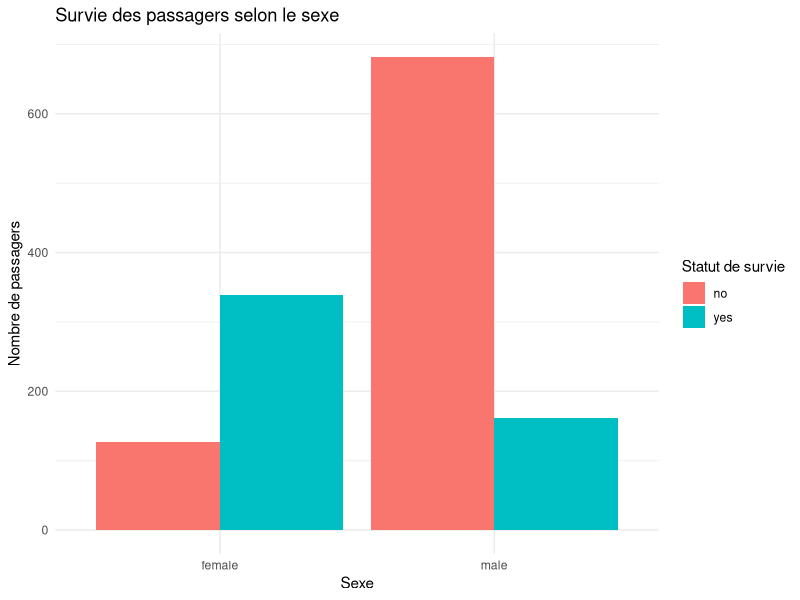
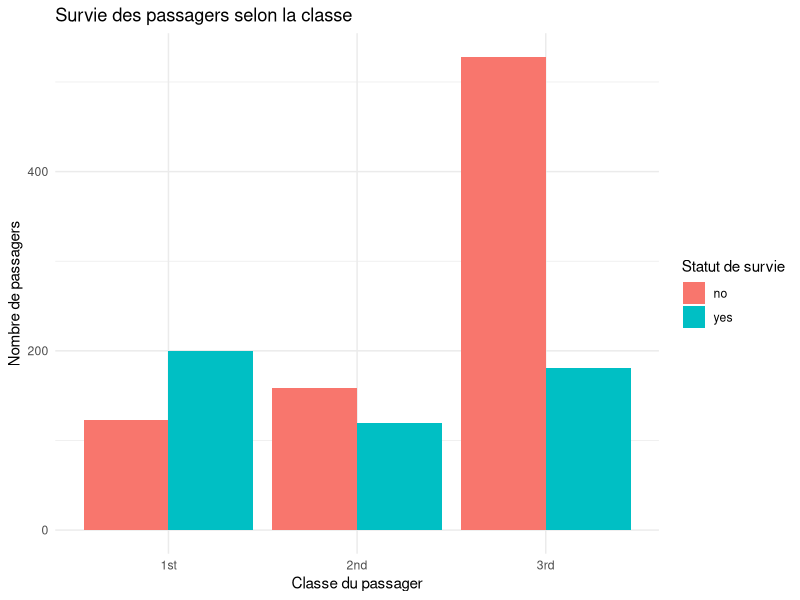
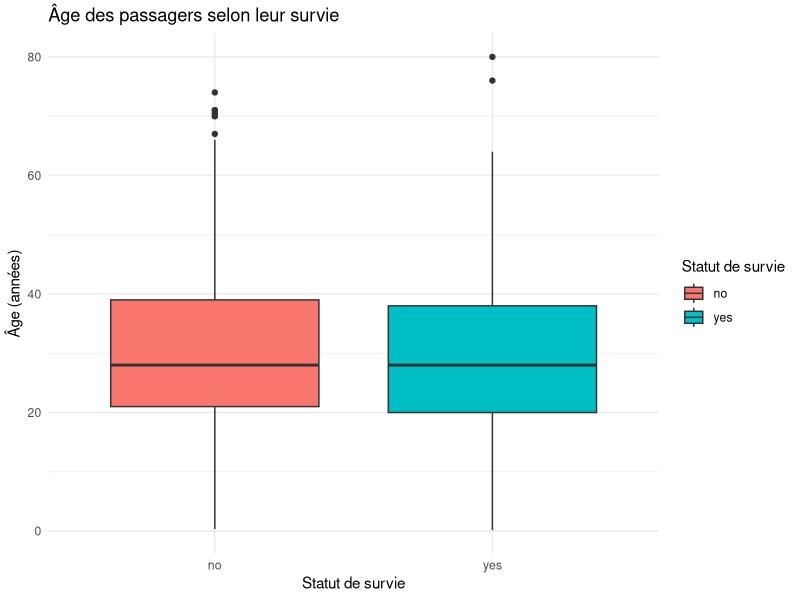

The R source for these figures, in order:
## ---- chunk 1
knitr::opts_chunk$set(
  echo = TRUE,
  message = FALSE,
  warning = FALSE
)
## ---- chunk 2
library(carData)
library(ggplot2)
library(dplyr)

data("TitanicSurvival")
## ---- chunk 3
head(TitanicSurvival)
## ---- chunk 4
str(TitanicSurvival)
## ---- chunk 5
summary(TitanicSurvival)
## ---- chunk 6
nrow(TitanicSurvival)
## ---- chunk 7
table(TitanicSurvival$survived, useNA = "ifany")
## ---- chunk 8
table(TitanicSurvival$sex, useNA = "ifany")
## ---- chunk 9
table(TitanicSurvival$passengerClass, useNA = "ifany")
## ---- chunk 10
summary(TitanicSurvival$age)
## ---- chunk 11
ggplot(
  TitanicSurvival,
  aes(x = sex, fill = survived)
) +
  geom_bar(position = "dodge") +
  labs(
    title = "Survie des passagers selon le sexe",
    x = "Sexe",
    y = "Nombre de passagers",
    fill = "Statut de survie"
  ) +
  theme_minimal()
## ---- chunk 12
ggplot(
  TitanicSurvival,
  aes(x = passengerClass, fill = survived)
) +
  geom_bar(position = "dodge") +
  labs(
    title = "Survie des passagers selon la classe",
    x = "Classe du passager",
    y = "Nombre de passagers",
    fill = "Statut de survie"
  ) +
  theme_minimal()
## ---- chunk 13
ggplot(
  TitanicSurvival,
  aes(x = survived, y = age, fill = survived)
) +
  geom_boxplot(na.rm = TRUE) +
  labs(
    title = "Âge des passagers selon leur survie",
    x = "Statut de survie",
    y = "Âge (années)",
    fill = "Statut de survie"
  ) +
  theme_minimal()
## ---- chunk 14
modele <- glm(
  survived ~ sex + passengerClass + age,
  data = TitanicSurvival,
  family = binomial,
  na.action = na.omit
)

summary(modele)
